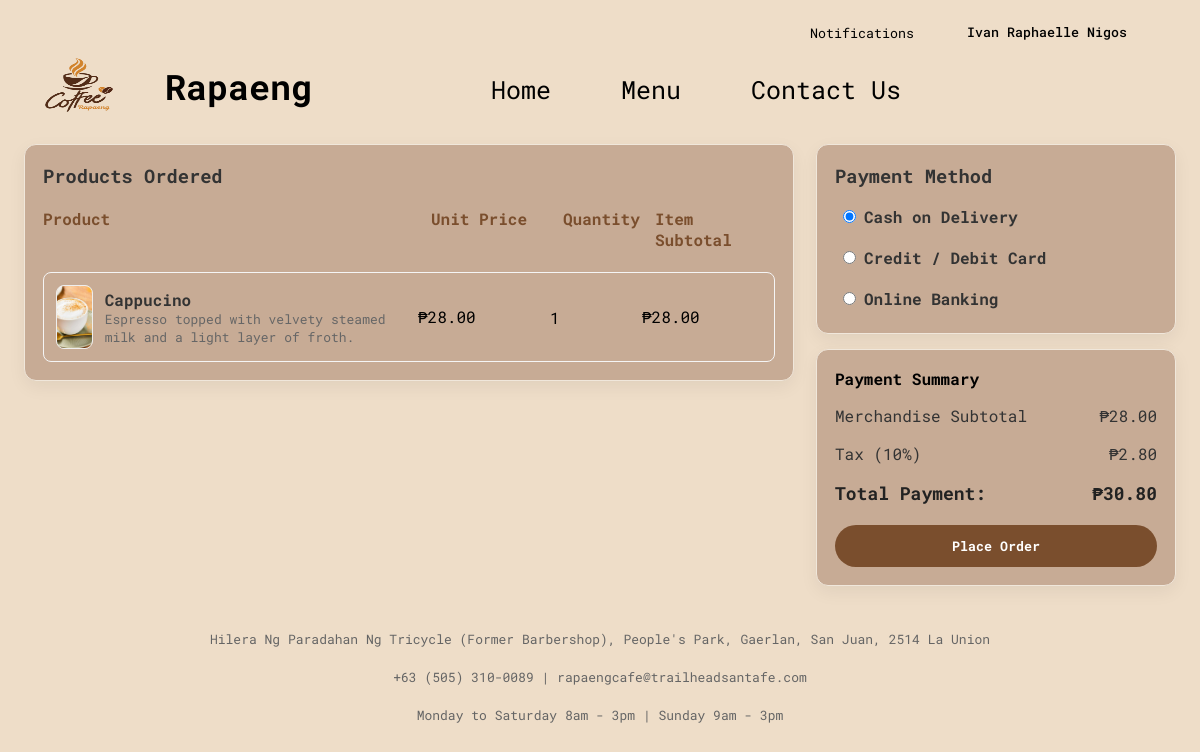
/pages/customer/checkout.php (signed in), run on the app's committed database.
### tables this page shows
CREATE TABLE `cart` (
  `cart_id` int(11) NOT NULL,
  `customer_id` int(11) NOT NULL,
  `menu_id` int(11) NOT NULL,
  `quantity` int(11) NOT NULL,
  `added_at` timestamp NOT NULL DEFAULT current_timestamp()
);

CREATE TABLE `menu` (
  `menu_id` int(11) NOT NULL,
  `name` text NOT NULL,
  `price` decimal(50,0) NOT NULL,
  `description` text NOT NULL,
  `images` varchar(255) NOT NULL,
  `category_id` int(11) NOT NULL
);

### pages/customer/checkout.php (the view, shortened to what this page needs)
<!DOCTYPE html>
<html lang="en">
<head>
    <link rel="stylesheet" href="../../css/customer/cart.css">
    <link rel="stylesheet" href="../../css/customer/checkout.css">
    <link rel="stylesheet" href="../../css/nav-bar.css">
    <link rel="stylesheet" href="../../css/footer.css">
</head>
<body>
    <section class="whole-container">
        <?php include('../nav.bar.php'); ?>
        <?php
        include('../../api/connection.php');
        $customer_id = $_SESSION['customer_id'];
        $cartItems = [];
        if (isset($_SESSION['checkout_selected']) && is_array($_SESSION['checkout_selected']) && count($_SESSION['checkout_selected'])>0) {
            $selected = array_map('intval', $_SESSION['checkout_selected']);
            $placeholders = implode(',', array_fill(0,count($selected),'?'));
            $query = "SELECT c.cart_id, c.quantity, m.menu_id, m.name, m.price, m.images, m.description
                        FROM cart c
                        INNER JOIN menu m ON c.menu_id = m.menu_id
                        WHERE c.customer_id = ? AND c.cart_id IN ($placeholders)
                        ORDER BY c.added_at DESC";
            $stmt = $conn->prepare($query);
            $params = array_merge([$customer_id], $selected);
            $stmt->execute($params);
            $cartItems = $stmt->fetchAll(PDO::FETCH_ASSOC);
            unset($_SESSION['checkout_selected']);
        } else {
            $query = "SELECT c.cart_id, c.quantity, m.menu_id, m.name, m.price, m.images, m.description
                        FROM cart c
                        INNER JOIN menu m ON c.menu_id = m.menu_id
                        WHERE c.customer_id = :customer_id
                        ORDER BY c.added_at DESC";
            $stmt = $conn->prepare($query);
            $stmt->bindParam(':customer_id', $customer_id);
            $stmt->execute();
            $cartItems = $stmt->fetchAll(PDO::FETCH_ASSOC);
        }
        $subtotal = 0.0;
        foreach ($cartItems as $item) { $subtotal += $item['price'] * $item['quantity']; }
        ?>
        <div style="padding:60px 0;"></div>
        <div class="checkout-wrap">
            <div class="checkout-left">
                <section class="card product-ordered">
                    <h3>Products Ordered</h3>
                    <?php if (empty($cartItems)): ?>
                        <div class="empty-notice">Your cart is empty — add items first.</div>
                    <?php else: ?>
                        <div class="ordered-list">
                            <div class="ordered-head">
                                <div>Product</div>
                                <div>Unit Price</div>
                                <div>Quantity</div>
                                <div>Item Subtotal</div>
                            </div>
                            <?php foreach ($cartItems as $it): ?>
                                <div class="ordered-row">
                                    <div class="prod">
                                        <div class="thumb">
                                            <?php if ($it['images']): ?>
                                                <img src="../../images/menu-pics/<?php echo htmlspecialchars($it['images']); ?>" alt="<?php echo htmlspecialchars($it['name']); ?>">
                                            <?php else: ?>
                                                <div class="no-image">☕</div>
                                            <?php endif; ?>
                                        </div>
                                        <div class="prod-meta">
                                            <div class="prod-name"><?php echo htmlspecialchars($it['name']); ?></div>
                                            <div class="prod-sub"><?php echo htmlspecialchars($it['description']); ?></div>
                                        </div>
                                    </div>
                                    <div class="col">₱<?php echo number_format($it['price'],2); ?></div>
                                    <div class="col"><?php echo $it['quantity']; ?></div>
                                    <div class="col">₱<?php echo number_format($it['price'] * $it['quantity'], 2); ?></div>
                                </div>
                            <?php endforeach; ?>
                        </div>
                    <?php endif; ?>
                </section>
            </div>
            <aside class="checkout-right">
                <section class="card payment-method">
                    <h3>Payment Method</h3>
                    <div class="payment-options">
                        <label><input type="radio" name="payment_method" value="cod" checked> Cash on Delivery</label>
                        <label><input type="radio" name="payment_method" value="card"> Credit / Debit Card</label>
                        <label><input type="radio" name="payment_method" value="online"> Online Banking</label>
                    </div>
                </section>
                <section class="card payment-summary">
                    <h4>Payment Summary</h4>
                    <div class="summary-row"><span>Merchandise Subtotal</span><span id="merchSub">₱<?php echo number_format($subtotal,2); ?></span></div>
                    <div class="summary-row"><span>Tax (10%)</span><span id="tax">₱<?php echo number_format($subtotal * 0.10,2); ?></span></div>
                    <div class="summary-row total"><strong>Total Payment:</strong><strong id="checkoutTotal">₱<?php echo number_format($subtotal * 1.10,2); ?></strong></div>
                    <button id="btnPlaceOrder" class="btn-place-order" <?php if(empty($cartItems)) echo 'disabled'; ?>>Place Order</button>
                </section>
            </aside>
        </div>
        <?php include('../footer.php'); ?>
    </section>
</body>
</html>

### css/customer/cart.css (style rules this page uses)
* { box-sizing: border-box; margin: 0; padding: 0; font-family: "Roboto Mono", monospace; }
.whole-container { background-color: #EEDDC8; }
.summary-row { display: flex; justify-content: space-between; padding: 10px 0; color: white; }

### css/customer/checkout.css (style rules this page uses)
* { padding: 0; margin: 0; box-sizing: border-box; font-family: "Roboto Mono", monospace; }
.checkout-wrap { max-width: 1200px; margin: 0 auto; display: grid; grid-template-columns: 1fr 360px; gap: 22px; padding: 24px; }
.card { background: #c7ab95; border-radius: 12px; padding: 18px; box-shadow: 0 6px 18px rgba(0, 0, 0, 0.06); border: 1px solid #f0e7db; }
.product-ordered h3, .payment-method h3 { margin: 0 0 12px 0; color: #333; font-weight: 700; }
.ordered-head { display: grid; grid-template-columns: 1fr 120px 80px 120px; gap: 12px; padding: 8px 0 12px; color: #7A4E2D; font-weight: 700; }
.ordered-list { display: flex; flex-direction: column; gap: 10px; }
.ordered-row { display: grid; grid-template-columns: 1fr 120px 80px 120px; align-items: center; gap: 12px; padding: 12px; border-radius: 8px; border: 1px solid #f5f5f5; }
.prod { display: flex; gap: 12px; align-items: center; }
.thumb { width: 64px; height: 64px; border-radius: 8px; overflow: hidden; background: #faf5f0; display: flex; align-items: center; justify-content: center; border: 1px solid #eee; }
.thumb img { width: 100%; height: 100%; object-fit: cover; }
.prod-meta .prod-name { font-weight: 700; color: #333; }
.prod-meta .prod-sub { color: #666; font-size: 13px; }
.payment-method .payment-options { display: flex; flex-direction: column; gap: 8px; }
.payment-method { margin-bottom: 15px; }
.payment-method label { display: flex; gap: 8px; align-items: center; font-weight: 700; color: #333; padding: 6px 8px; border-radius: 6px; }
.payment-summary h4 { margin: 0 0 8px 0; }
.summary-row { display: flex; justify-content: space-between; padding: 8px 0; color: #333; }
.summary-row.total { font-size: 18px; font-weight: 800; color: #222; }
.btn-place-order { width: 100%; padding: 12px; background: #7A4E2D; color: #fff; border-radius: 999px; border: none; font-weight: 800; cursor: pointer; margin-top: 12px; }

### data on the page
cart: menu.images (placeholder picture), menu.name "Cappucino", menu.description "Espresso topped with velvety steamed milk and a light layer of froth.", menu.price "28.00", quantity "1", $it['price'] * $it['quantity'] "28.00"

### other printed values
$_SESSION['full_name'] "Ivan Raphaelle Nigos"
$subtotal "28.00"
$subtotal * 0.10 "2.80"
$subtotal * 1.10 "30.80"
